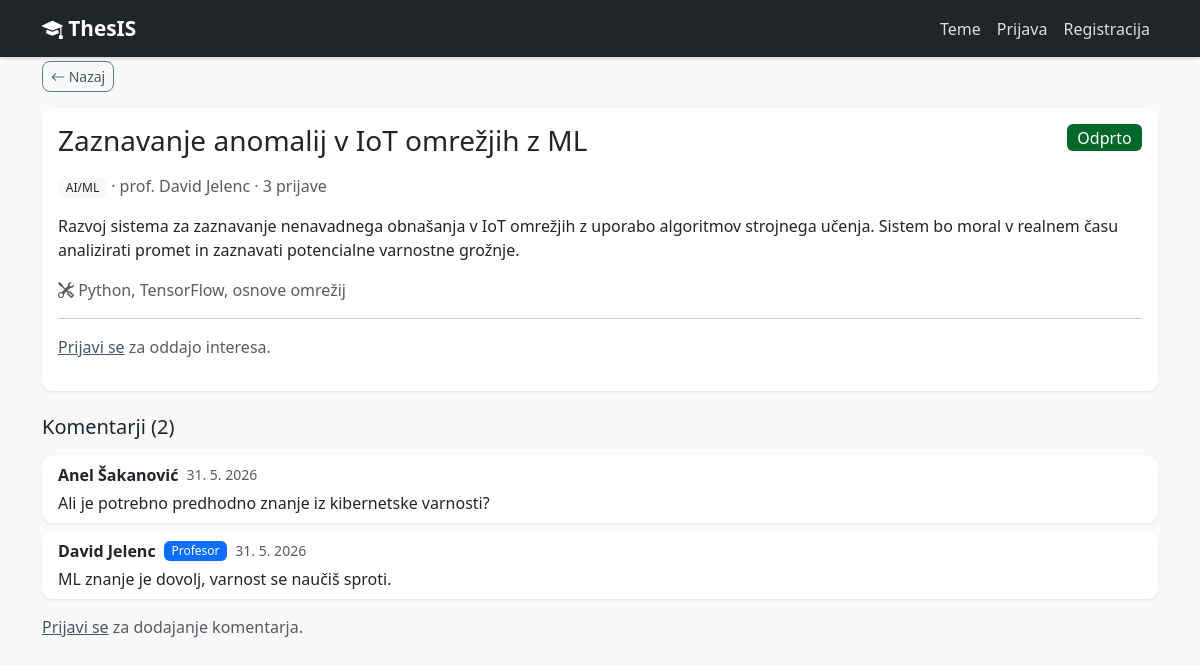
Screenshot of /topic_detail.php?id=1 with the database file from the repository.
### tables this page shows
CREATE TABLE `topics` (
  `id` int(11) NOT NULL,
  `title` varchar(200) NOT NULL,
  `description` text NOT NULL,
  `required_skills` varchar(200) DEFAULT NULL,
  `status` enum('open','taken') NOT NULL DEFAULT 'open',
  `professor_id` int(11) NOT NULL,
  `subject_id` int(11) NOT NULL,
  `created_at` timestamp NOT NULL DEFAULT current_timestamp()
);

CREATE TABLE `subjects` (
  `id` int(11) NOT NULL,
  `name` varchar(100) NOT NULL
);

CREATE TABLE `users` (
  `id` int(11) NOT NULL,
  `name` varchar(100) NOT NULL,
  `email` varchar(100) NOT NULL,
  `password` varchar(255) NOT NULL,
  `role` enum('student','profesor','admin') NOT NULL DEFAULT 'student',
  `confirmed` tinyint(1) NOT NULL DEFAULT 1,
  `created_at` timestamp NOT NULL DEFAULT current_timestamp()
);

CREATE TABLE `comments` (
  `id` int(11) NOT NULL,
  `text` text NOT NULL,
  `user_id` int(11) NOT NULL,
  `topic_id` int(11) NOT NULL,
  `created_at` timestamp NOT NULL DEFAULT current_timestamp()
);

### topic_detail.php (the view, shortened to what this page needs)
<?php
require_once 'config.php';
require_once 'header.php';
$id = $_GET['id'] ?? null;
$stmt = $pdo->prepare('
    SELECT t.*, s.name as subject_name, u.name as professor_name
    FROM topics t JOIN subjects s ON t.subject_id = s.id
    JOIN users u ON t.professor_id = u.id WHERE t.id = ?
');
$stmt->execute([$id]);
$topic = $stmt->fetch();
$stmt = $pdo->prepare('SELECT COUNT(*) as total FROM applications WHERE topic_id = ?');
$stmt->execute([$id]);
$app_count = $stmt->fetch()['total'];
$already_applied = false;
$stmt = $pdo->prepare('
    SELECT c.*, u.name as user_name, u.role
    FROM comments c JOIN users u ON c.user_id = u.id
    WHERE c.topic_id = ? ORDER BY c.created_at ASC
');
$stmt->execute([$id]);
$comments = $stmt->fetchAll();
?>
<div class="d-flex justify-content-between align-items-center mb-3">
    <a href="topics.php" class="btn btn-outline-secondary btn-sm">
        <i class="bi bi-arrow-left"></i> Nazaj
    </a>
</div>
<div class="card mb-4">
    <div class="card-body">
        <div class="d-flex justify-content-between align-items-start mb-2">
            <h3><?= htmlspecialchars($topic['title']) ?></h3>
            <span class="badge <?= $topic['status'] === 'open' ? 'bg-success' : 'bg-secondary' ?> fs-6">
                <?= $topic['status'] === 'open' ? 'Odprto' : 'Zasedeno' ?>
            </span>
        </div>
        <p class="text-muted">
            <span class="badge bg-light text-dark"><?= htmlspecialchars($topic['subject_name']) ?></span>
            · prof. <?= htmlspecialchars($topic['professor_name']) ?>
            · <?= $app_count?>
            <?= $app_count === 1 ? 'prijava' : ($app_count > 1 && $app_count < 5 ? 'prijave' : 'prijav') ?>
        </p>
        <p class="mt-3"><?= nl2br(htmlspecialchars($topic['description'])) ?></p>
        <?php if (!empty($topic['required_skills'])): ?>
            <p class="text-muted">
                <i class="bi bi-tools"></i> <?= htmlspecialchars($topic['required_skills']) ?>
            </p>
        <?php endif; ?>
        <?php if (isset($_SESSION['role']) && $_SESSION['role'] === 'student' && $topic['status'] === 'open'): ?>
            <hr>
            <?php if ($already_applied): ?>
                <button class="btn btn-success" disabled>
                    <i class="bi bi-check"></i> Interes oddan
                </button>
            <?php else: ?>
                <form method="POST">
                    <input type="hidden" name="action" value="apply">
                    <button type="submit" class="btn btn-primary">
                        <i class="bi bi-send"></i> Oddaj interes
                    </button>
                </form>
            <?php endif; ?>
        <?php elseif (!isset($_SESSION['user_id'])): ?>
            <hr>
            <p class="text-muted">
                <a href="login.php">Prijavi se</a> za oddajo interesa.
            </p>
        <?php endif; ?>
    </div>
</div>
<h5 class="mb-3">Komentarji (<?= count($comments) ?>)</h5>
<?php foreach ($comments as $comment): ?>
    <div class="card mb-2">
        <div class="card-body py-2">
            <div class="d-flex align-items-center gap-2 mb-1">
                <strong><?= htmlspecialchars($comment['user_name']) ?></strong>
                <?php if ($comment['role'] === 'profesor'): ?>
                    <span class="badge bg-primary">Profesor</span>
                <?php endif; ?>
                <small class="text-muted"><?= date('j. n. Y', strtotime($comment['created_at'])) ?></small>
            </div>
            <p class="mb-0"><?= nl2br(htmlspecialchars($comment['text'])) ?></p>
        </div>
    </div>
<?php endforeach; ?>
<?php if (isset($_SESSION['user_id'])): ?>
    <div class="card mt-3">
        <div class="card-body">
            <h6>Dodaj komentar</h6>
            <form method="POST">
                <input type="hidden" name="action" value="comment">
                <div class="mb-2">
                    <textarea name="text" class="form-control" rows="3"
                        placeholder="Napiši komentar ali vprašanje..."></textarea>
                </div>
                <button type="submit" class="btn btn-primary btn-sm">Objavi</button>
            </form>
        </div>
    </div>
<?php else: ?>
    <p class="text-muted mt-3">
        <a href="login.php">Prijavi se</a> za dodajanje komentarja.
    </p>
<?php endif; ?>
<?php require_once 'footer.php'; ?>

### public/css/style.css (style rules this page uses)
* { font-family: system-ui, "Segoe UI", Roboto, sans-serif; }
body { background-color: #f8f9fa; }
.card { border: none; box-shadow: 0 1px 3px rgba(0,0,0,0.1); border-radius: 10px; transition: box-shadow 0.2s; }
.badge { font-weight: 500; }
.btn { border-radius: 8px; }
a { color: #0d6efd; }
::placeholder { color: #adb5bd !important; font-weight: 500; }
.badge.bg-success { background-color: #111827 !important; }
.badge.bg-success { background-color: #03692a !important; }
a { color: #475569 !important; }

### rows the page displays
topics: title "Zaznavanje anomalij v IoT omrežjih z ML", subject.name "AI/ML", professor.name "David Jelenc", description "Razvoj sistema za zaznavanje nenavadnega obnašanja v IoT omrežjih z uporabo algoritmov strojnega učenja. Sistem bo moral v realnem času analizirati promet in zaznavati potencialne varnostne grožnje.", required_skills "Python, TensorFlow, osnove omrežij"
comments: user.name "Anel Šakanović", created_at "31. 5. 2026", text "Ali je potrebno predhodno znanje iz kibernetske varnosti?"
comments: user.name "David Jelenc", shows "Profesor", created_at "31. 5. 2026", text "ML znanje je dovolj, varnost se naučiš sproti."

### other values shown
$app_count "3"
count($comments) "2"
